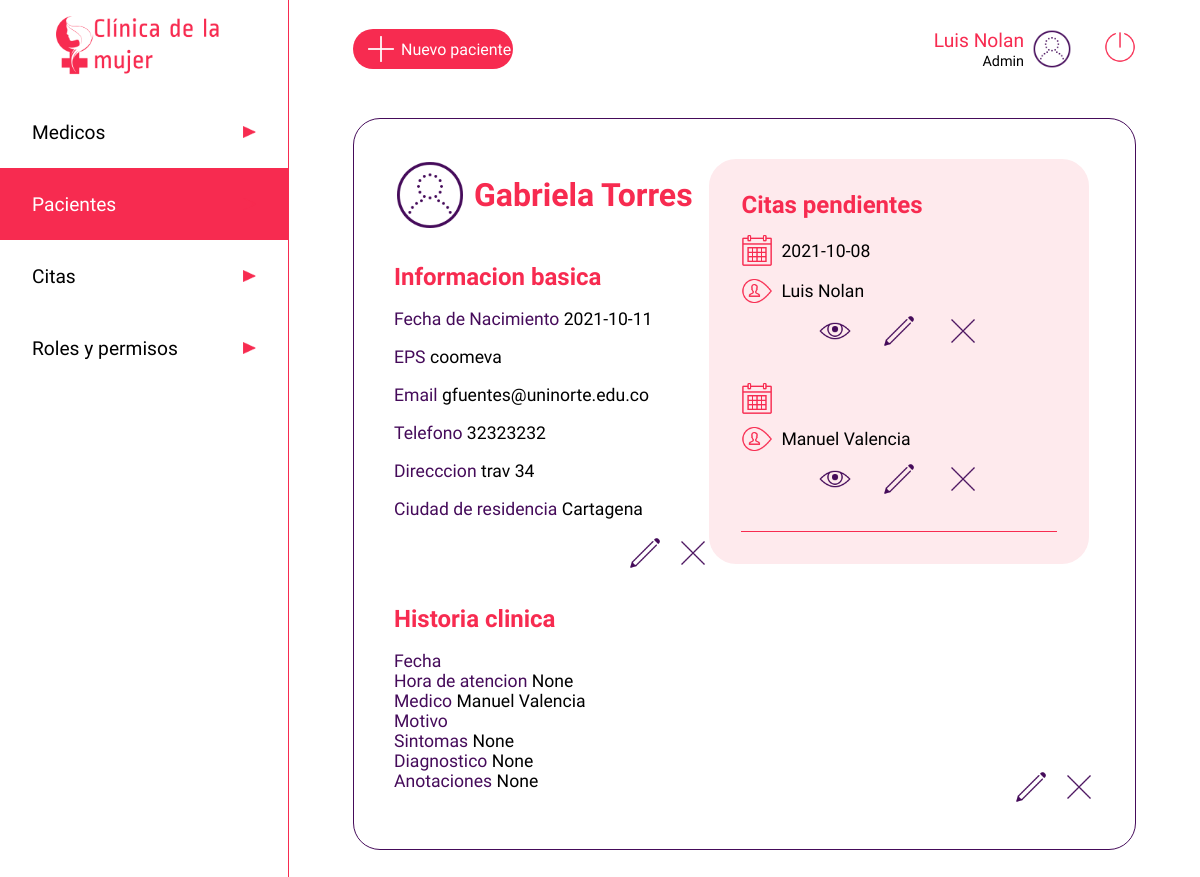
Screenshot of /paciente/45425474 (signed in) with the database file from the repository.
### app.py (models this page shows, shortened)
class users(db.Model):
    __tablename__ = 'users'
    cedula = db.Column(db.Integer, primary_key=True)
    nombre=db.Column(db.String)
    apellido=db.Column(db.String)
    nacimiento=db.Column(db.String)
    eps=db.Column(db.String)
    email=db.Column(db.String, unique=True)
    telefono=db.Column(db.Integer)
    dir=db.Column(db.String)
    ciudad=db.Column(db.String)
    password=db.Column(db.String)
    rol =db.Column(db.String)
    especialidad = db.Column(db.String)
    estado = db.Column(db.Boolean)

class citas(db.Model):
    __tablename__ = 'citas'
    cita_id=db.Column(db.Integer, primary_key=True)
    medico_id = db.Column(db.Integer, nullable=False)
    paciente_id = db.Column(db.Integer, nullable=False)
    fecha = db.Column(db.String)
    motivo = db.Column(db.String(500))
    estado = db.Column(db.Boolean)
    hora_atencion = db.Column(db.String)
    sintomas = db.Column(db.String)
    diagnostico = db.Column(db.String)
    anotaciones = db.Column(db.String)
    calificacion = db.Column(db.Integer)
    calificacion_obs = db.Column(db.String)

### app.py (the view)
@app.route('/paciente/<user>', methods=['GET'])
def view_paciente(user):
    if 'usuarioIngresado' in session:
        paciente = users.query.filter_by(cedula=user).first()
        usuario = users.query.filter_by(cedula=int(session['usuarioIngresado'])).first()
        medicos = users.query.filter_by(rol='medico')
        citass = citas.query.filter_by(paciente_id=user).all()
        return render('userpaciente.html', data=paciente, row=usuario, listamedicos=medicos,  cita=citass)
    else:
        return render('acceso-denegado.html')

### templates/userpaciente.html (shortened to what this page needs)
<!DOCTYPE html>
<html lang="es">
<head>
    <link rel="stylesheet" type="text/css" href="{{ url_for('static', filename='css/users.css')}}">
</head>
<body>
    <header class="header">
        <a href="/dashboard" type="button" class="btn"><img src="{{ url_for('static', filename='images/iconoclinica.png')}}" class="logo" alt="Clinica de la mujer"></a>
        <nav>
            <ul class="menu">
                <li class="menuitems"><a href="/medico" class="menulink"><span>Medicos</span><img src="{{ url_for('static', filename='images/triangulo.png')}}"  class="flecha" alt=""></a></li>
                <li class="menuitems"><a href="/paciente" class="menuselect"><span>Pacientes</span><img src="{{ url_for('static', filename='images/triangulo.png')}}"  class="flecha" alt=""></a></li>
                <li class="menuitems"><a href="/listado-citas" class="menulink"><span>Citas</span><img src="{{ url_for('static', filename='images/triangulo.png')}}"  class="flecha" alt=""></a></li>
                <li class="menuitems"><a href="/roles" class="menulink"><span>Roles y permisos</span><img src="{{ url_for('static', filename='images/triangulo.png')}}"  class="flecha" alt=""></a></li>
            </ul>
        </nav>
    </header>
    <main class="main">
        <div class="searchuser">
            <a href="/registro" class="newuser"><img src="{{ url_for('static', filename='images/plus_math_100px.png')}}" class="profile" alt="+"><span>Nuevo paciente</span></a>
            <div>
                <div class="perfil">
                    <div>
                        <span class="nameuser">{{ row ['nombre'] }} {{ row ['apellido'] }}</span><br>
                        <span class="roluser">Admin</span>
                    </div>
                    <img src="{{ url_for('static', filename='images/test_account_100px.png')}}" class="profile" alt="">
                    <a href="/logout" type="button" class="btn"><img src="{{ url_for('static', filename='images/off.png')}}" class="logout" alt="Cerrar sesion"></a>
                </div>
            </div>
        </div>
        <div class="cuerpo">
            <div class="pacienteperfil">
                <div class="perfilcitas">
                    <div class="contenedorperfil">
                        <div class="userperf">
                            <img src="{{ url_for('static', filename='images/test_account_100px.png')}}" class="userper" alt="">
                            <h1 class="username">{{data.nombre}} {{data.apellido}}</h1>
                        </div>
                        <div class="userinfo">
                            <h2 class="infotitle">Informacion basica</h2><br>
                            <span style="color:#450B5A">Fecha de Nacimiento </span><span style="color:#000000">{{data.nacimiento}}</span> <br><br>
                            <span style="color:#450B5A">EPS </span><span style="color:#000000">{{data.eps}}</span> <br><br>
                            <span style="color:#450B5A">Email </span><span style="color:#000000">{{data.email}}</span><br><br>
                            <span style="color:#450B5A">Telefono </span><span style="color:#000000">{{data.telefono}}</span> <br><br>
                            <span style="color:#450B5A">Direcccion </span><span style="color:#000000">{{data.dir}}</span> <br><br>
                            <span style="color:#450B5A">Ciudad de residencia </span><span style="color:#000000">{{data.ciudad}}</span> <br><br>
                            <div class="contenedordbtn">
                                <a href="/paciente/{{data.cedula}}/editar"><img src="{{ url_for('static', filename='images/edit_100px.png')}}" class="btned" alt=""></a>
                                <a href="/paciente/{{data.cedula}}/editar"><img src="{{ url_for('static', filename='images/delete_100px.png')}}" class="btned" alt=""></a>
                            </div>
                        </div>
                    </div>
                    <div class="contenedorcitas">
                        <h2 class="infotitle">Citas pendientes</h1>
                            {% for c in cita %}
                            <div class="infocita">
                                <div class="diahora">
                                    <img src="{{ url_for('static', filename='images/calendar_100px.png')}}" class="calendarwatch" alt=""><span>{{ c.fecha }}</span>
                                </div>
                                <div class="diahora">
                                    <img src="{{ url_for('static', filename='images/username_100px.png')}}" class="calendarwatch" alt="">
                                    {% for l in listamedicos %}
                                        {% if c.medico_id == l.cedula %}
                                            <span>{{l.nombre}} {{l.apellido}}</span>
                                        {% endif %}
                                    {% endfor %}
                                </div>
                                <div class="contenedortbtn">
                                    <a href="/listado-citas/{{ c.cita_id }}"><img src="{{ url_for('static', filename='images/eye_100px.png')}}" class="btned" alt=""></a>
                                    <a href="/listado-citas/{{ c.cita_id }}/editar"><img src="{{ url_for('static', filename='images/edit_100px.png')}}" class="btned" alt=""></a>
                                    <a href="/listado-citas/{{ c.cita_id }}/eliminar"><img src="{{ url_for('static', filename='images/delete_100px.png')}}" class="btned" alt=""></a>
                                </div>
                            </div>
                            {% endfor %}
                        <hr color="#F72B50" size="0.5rem">
                    </div>
                </div>
                <div class="userhistoria">
                    <h2 class="infotitle">Historia clinica</h2><br>
                    {% for c in cita %}
                    {% if c.estado == 1%}
                    <div class="detallehistoria">
                        <span style="color:#450B5A">Fecha </span> <br>
                        <span style="color:#450B5A">Hora de atencion </span><span>{{c.hora_atencion}}</span> <br>
                        <span style="color:#450B5A">Medico </span>
                        <span>
                            {% for l in listamedicos %}
                            {% if c.medico_id == l.cedula %}
                                <span>{{l.nombre}} {{l.apellido}}</span>
                            {% endif %}
                            {% endfor %}
                        </span> <br>
                        <span style="color:#450B5A">Motivo </span> <br>
                        <span style="color:#450B5A">Sintomas </span><span>{{c.sintomas}}</span> <br>
                        <span style="color:#450B5A">Diagnostico </span><span>{{c.diagnostico}}</span> <br>
                        <span style="color:#450B5A">Anotaciones </span><span>{{c.anotaciones}}</span>
                        <div class="contenedordbtn">
                            <a href="/historia-clinica/{{ c.cita_id }}/editar"><img src="{{ url_for('static', filename='images/edit_100px.png')}}" class="btned" alt=""></a>
                            <a href="/historia-clinica/{{ c.cita_id }}/eliminar"><img src="{{ url_for('static', filename='images/delete_100px.png')}}" class="btned" alt=""></a>
                        </div>
                    </div> <br>
                    {% endif %}
                    {% endfor %}
                </div>
            </div>
    </main>
</body>
</html>

### static/css/users.css (style rules this page uses)
* { padding: 0; margin: 0; }
.btned { width: 2rem; }
body { display: flex; }
.calendarwatch { height: 2rem; }
.contenedordbtn { display: flex; justify-content: space-between; width: 5rem; float: right; }
.contenedortbtn { display: flex; justify-content: space-between; width: 10rem; margin: auto; padding-bottom: 1rem; }
.contenedorperfil { width: 45%; }
.logout { height: 2rem; margin-left: 2rem; }
.contenedorcitas { height: 100%; width: 45%; background-color: #FEEAED; border-radius: 1.6875rem; padding: 2rem; }
.cuerpo { display: flex; margin-top: 3rem; border: 0.1rem solid #450B5A; border-radius: 1.6875rem; padding: 2.5rem; justify-content: space-between; align-items: center; }
.diahora { margin-top: 0.5rem; margin-bottom: 0.5rem; width: 100%; display: flex; align-items: center; }
.detallehistoria span { font-family: 'Average Sans', sans-serif; font-size: 1.1rem; }
.diahora span { margin-left: 0.5rem; }
.flecha { width: 0.8rem; height: 0.8rem; }
.perfil { display: inline-flex; align-items: center; text-align: right; margin-left: 2rem; justify-content: flex-end; }
.header { margin:0; display: inline-block; width: 18rem; height: 100vh; justify-content: center; }
.infocita { font-family: 'Average Sans', sans-serif; font-size: 1.1rem; margin-top: 1rem; margin-bottom: 1rem; justify-content: center; }
.infotitle { font-size: 1.5rem; font-family: 'Ropa Sans', sans-serif; color: #F72B50; }
.logo { display: block; height: 4rem; margin: auto; padding: 1rem; }
.main { width: calc(100% - 18rem); padding: 1.8rem 4rem; border-left: 0.1rem solid #F72B50; }
.menu { font-family: 'Average Sans', sans-serif; list-style: none; color: black; }
.menulink { display: inline-flex; font-size: 1.2rem; width: 14rem; height: 1.5rem; padding: 1.5rem 2rem; text-decoration: none; color: black; background-color: white; justify-content: space-between; align-items: center; margin: 0; }
.menuselect { display: inline-flex; font-size: 1.2rem; width: 14rem; height: 1.5rem; padding: 1.5rem 2rem; text-decoration: none; color: black; background-color: #F72B50; color: white; justify-content: space-between; align-items: center; margin: 0; }
.nameuser { font-family: 'Ropa Sans', sans-serif; font-size: 1.2rem; color: #F72B50; }
.newuser { display: flex; width: 10rem; background: #F72B50; color: white; font-size: 1rem; font-family: 'Average Sans', sans-serif; border-radius: 1.6875rem; align-items: center; text-decoration: none; }
.roluser { font-family: 'Ropa Sans', sans-serif; font-size: 0.9rem; }
.pacienteperfil { display: flex; flex-direction: column; width: 100%; }
.perfilcitas { display: flex; }
.profile { height: 2.5rem; margin-left: 0.5rem; }
.searchuser { display: flex; align-items: center; justify-content: space-between; }
.username { margin-left: 0.5rem; font-size: 2rem; font-family: 'Ropa Sans', sans-serif; }
.userinfo { margin-top: 2rem; }
.userinfo span { font-family: 'Average Sans', sans-serif; font-size: 1.1rem; width: 100%; }
.userper { height: 4.5rem; }
.userperf { display: flex; color: #F72B50; align-items: center; }
.userhistoria { margin-top: 2rem; }

### rows the page displays
users: nombre "Luis", apellido "Nolan"
users: nombre "Gabriela", apellido "Torres", nacimiento "2021-10-11", eps "coomeva", email "gfuentes@uninorte.edu.co", telefono "32323232", dir "trav 34", ciudad "Cartagena"
citas: fecha "2021-10-08"
citas: hora_atencion "None", sintomas "None", diagnostico "None", anotaciones "None", estado True (drawn)
users: nombre "Manuel", apellido "Valencia"
